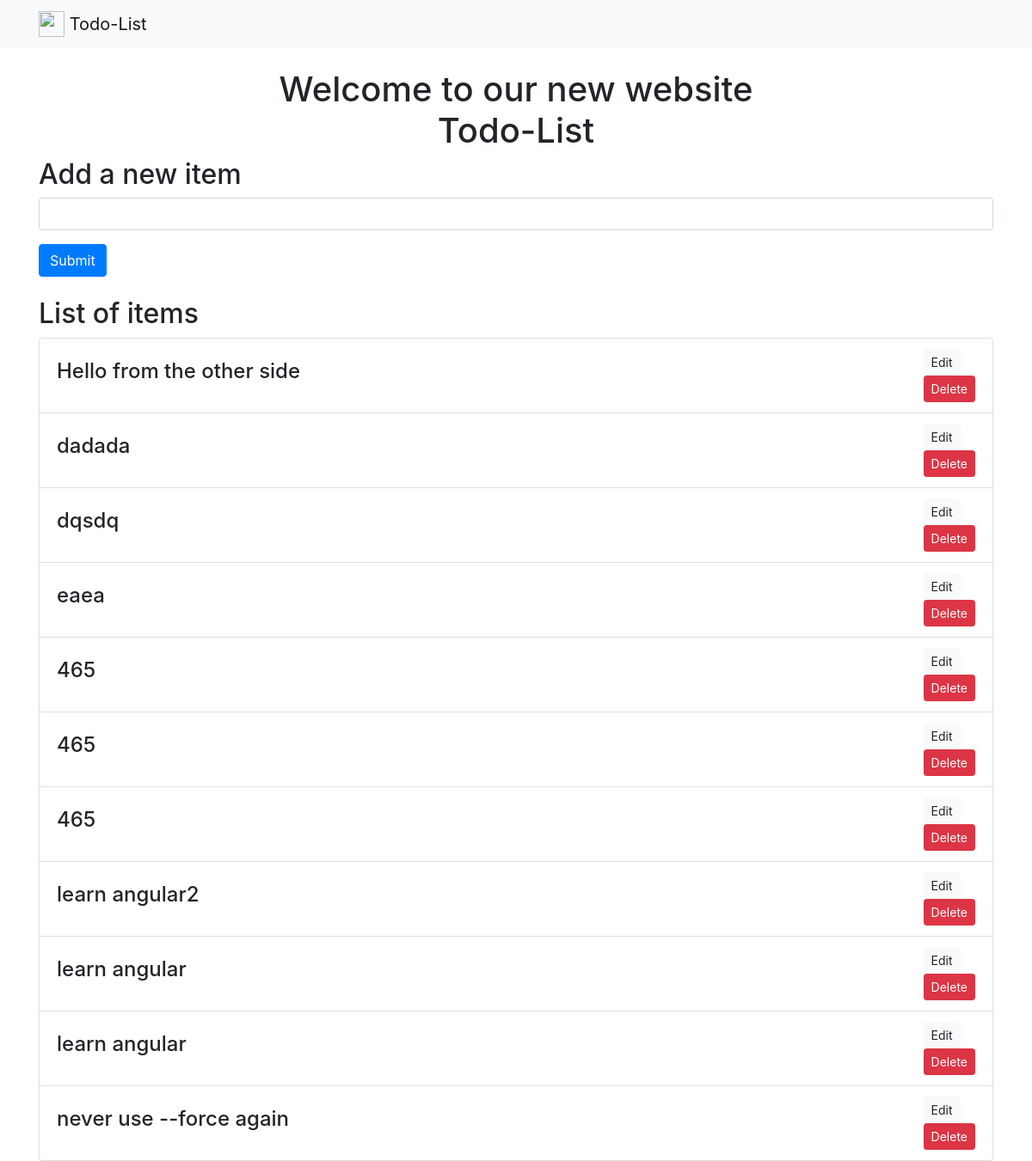
Before: / with the older database file.
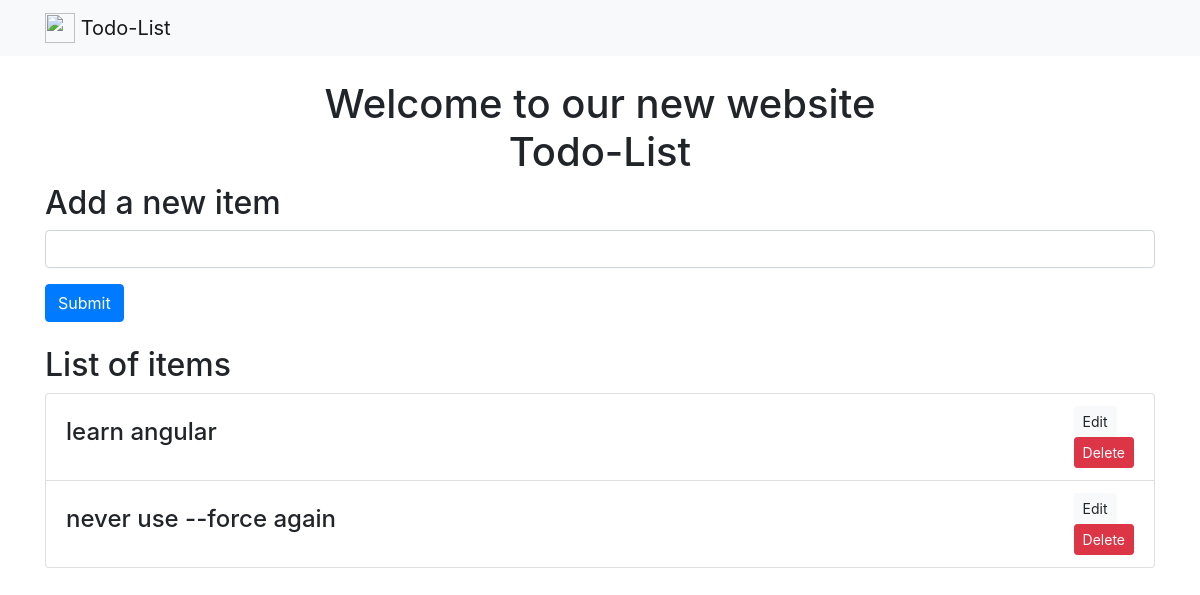
After: the same page with the newer database file.
### my_app/models.py (models this page shows, shortened)
class TodoList(models.Model):
    added_date = models.DateTimeField(auto_now=True)
    text = models.TextField(max_length=200)

### my_app/views.py (the view)
# urls.py: path('', views.home, name='home'),
def home(request):
    items_list = TodoList.objects.all().order_by('-added_date')
    return render(request, 'index.html', {'items_list': items_list})

### templates/index.html (shortened to what this page needs)
<!DOCTYPE html>
<html lang="en">
<head>
    <link rel="stylesheet" href="https://stackpath.bootstrapcdn.com/bootstrap/4.4.1/css/bootstrap.min.css"
>
</head>
<body>
<nav class="navbar navbar-light bg-light">
    <div class="container">
        <a class="navbar-brand" href="/">
            <img src="https://icons.iconarchive.com/icons/blackvariant/button-ui-requests-5/512/ToDo-List-icon.png"
                 width="30" height="30" class="d-inline-block align-top"
                 alt="">
            Todo-List
        </a>
    </div>
</nav>
<div class="container">
    <br>
    <h1 align="center">Welcome to our new website<br>Todo-List</h1>
    <h2>Add a new item</h2>
    <form class="form" action="{% url 'new_item' %}" method="post">
        <div class="form-group">
            <input type="text" name="add_item" class="form-control" required>
        </div>
        <button type="submit" class="btn btn-primary">Submit</button>
    </form>
    <h2 class="mt-4">List of items</h2>
    <ul class="list-group">
        {% for item in items_list %}
            <li class="list-group-item d-flex justify-content-between align-items-center">
                <h4>{{ item.text }}</h4>
                <div class="float-right">
                    <button type="button" class="btn btn-light btn-sm" name="edit_item">Edit</button>
                    <div>
                        <form action="delete/{{ item.id }}/" method="post">
                            <button type="submit" class="btn btn-danger btn-sm" name="delete_todo_item">Delete</button>
                        </form>
                    </div>
                </div>
            </li>
        {% endfor %}
    </ul>
</div>
</body>
</html>

Changed rows visible on the page:
removed TodoList: text "Hello from the other side"
removed TodoList: text "dadada"
removed TodoList: text "dqsdq"
removed TodoList: text "eaea"
removed TodoList: text "465"
removed TodoList: text "465"
removed TodoList: text "465"
removed TodoList: text "learn angular2"
removed TodoList: text "learn angular"
